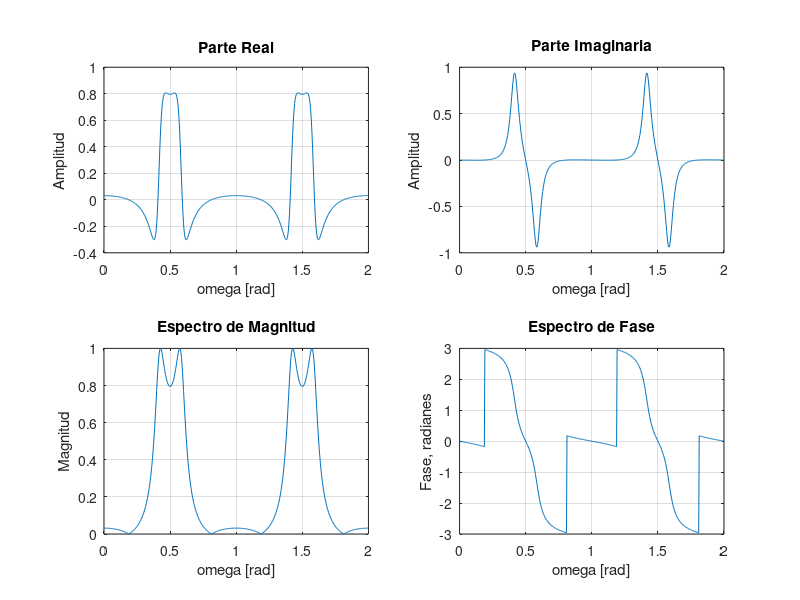
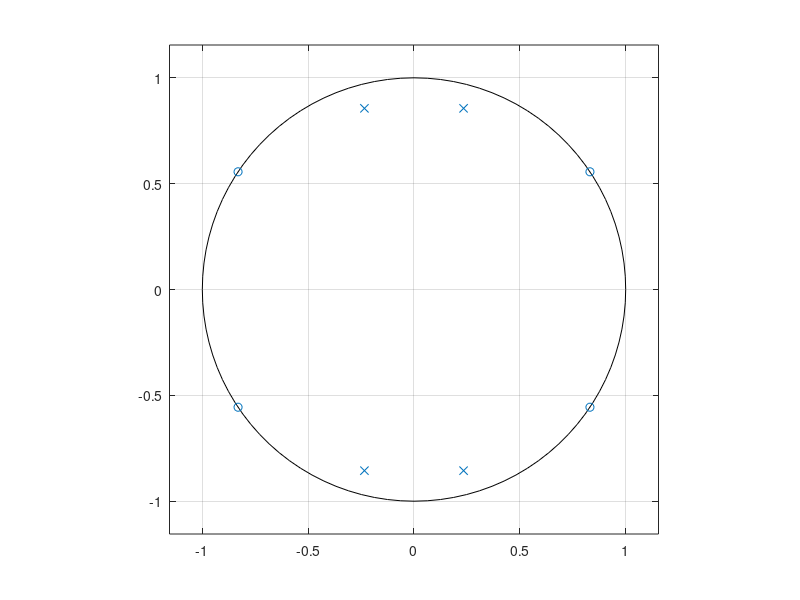
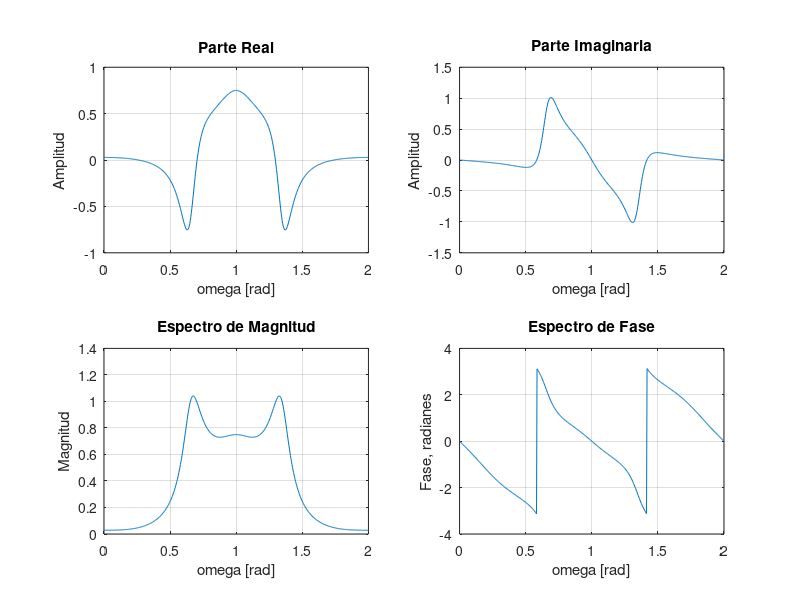
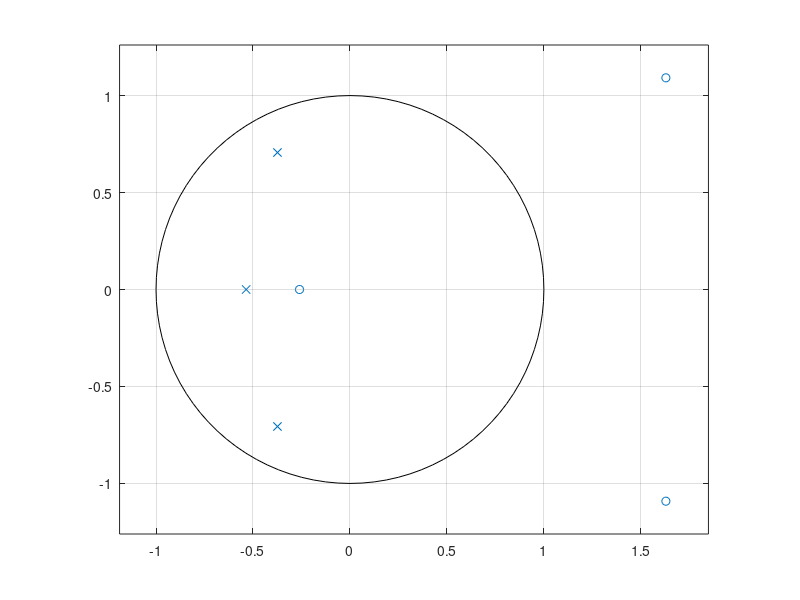

MATLAB code for these plots, in order:
%% Inicio Limpio

clc;        %   Consola limpia
clear;      %   Workspace limpio
close all;  %   Cierra otras ventanas

Num = 0.0761 * [ 1 0 -0.7631  0 1 ];
Den = [ 1  0 1.355 0  0.6196 ];

[H,w] = freqz(Num, Den, 512,'whole');

H1 = figure(1);
set(H1,'position',[50 50 1200 750],'Menubar','none',...
        'NumberTitle','off','name','Ejercicio 10: Ejercicio A ( Filtro Pasa Banda)');

subplot(2,2,1)
plot(w/pi(),real(H));grid; hold on;
title('Parte Real'); xlabel('omega [rad]'); ylabel('Amplitud')
subplot(2,2,2)
plot(w/pi(),imag(H));grid;hold on;
title('Parte Imaginaria'); xlabel('omega [rad]'); ylabel('Amplitud');
subplot(2,2,3)
plot(w/pi(),abs(H));grid;hold on;
title('Espectro de Magnitud'); xlabel('omega [rad]'); ylabel('Magnitud');
subplot(2,2,4)
plot(w/pi(),angle(H));grid;hold on;
title('Espectro de Fase'); xlabel('omega [rad]'); ylabel('Fase, radianes');

H2 = figure(2);
set(H2,'NumberTitle','off','name','Ejercicio 10: Ejercicio A ( Filtro Pasa Banda)');

zplane(Num,Den); grid on;

Num = [0.0518 -0.1553 0.1553 0.0518];
Den = [ 1 1.2828 1.0388 0.3418];

[H,w] = freqz(Num, Den, 512,'whole');

H3 = figure(3);
set(H3,'position',[50 50 1200 750],'Menubar','none',...
        'NumberTitle','off','name','Ejercicio 10: Ejercicio B ( Filtro Pasa Bajos)');

subplot(2,2,1)
plot(w/pi(),real(H));grid; hold on;
title('Parte Real'); xlabel('omega [rad]'); ylabel('Amplitud')
subplot(2,2,2)
plot(w/pi(),imag(H));grid;hold on;
title('Parte Imaginaria'); xlabel('omega [rad]'); ylabel('Amplitud');
subplot(2,2,3)
plot(w/pi(),abs(H));grid;hold on;
title('Espectro de Magnitud'); xlabel('omega [rad]'); ylabel('Magnitud');
subplot(2,2,4)
plot(w/pi(),angle(H));grid;hold on;
title('Espectro de Fase'); xlabel('omega [rad]'); ylabel('Fase, radianes');

H4 = figure(4);
set(H4,'NumberTitle','off','name','Ejercicio 10: Ejercicio B ( Filtro Pasa Bajos)');

zplane(Num,Den); grid on;

figure(4);
figure(3);
figure(2);
figure(1);
